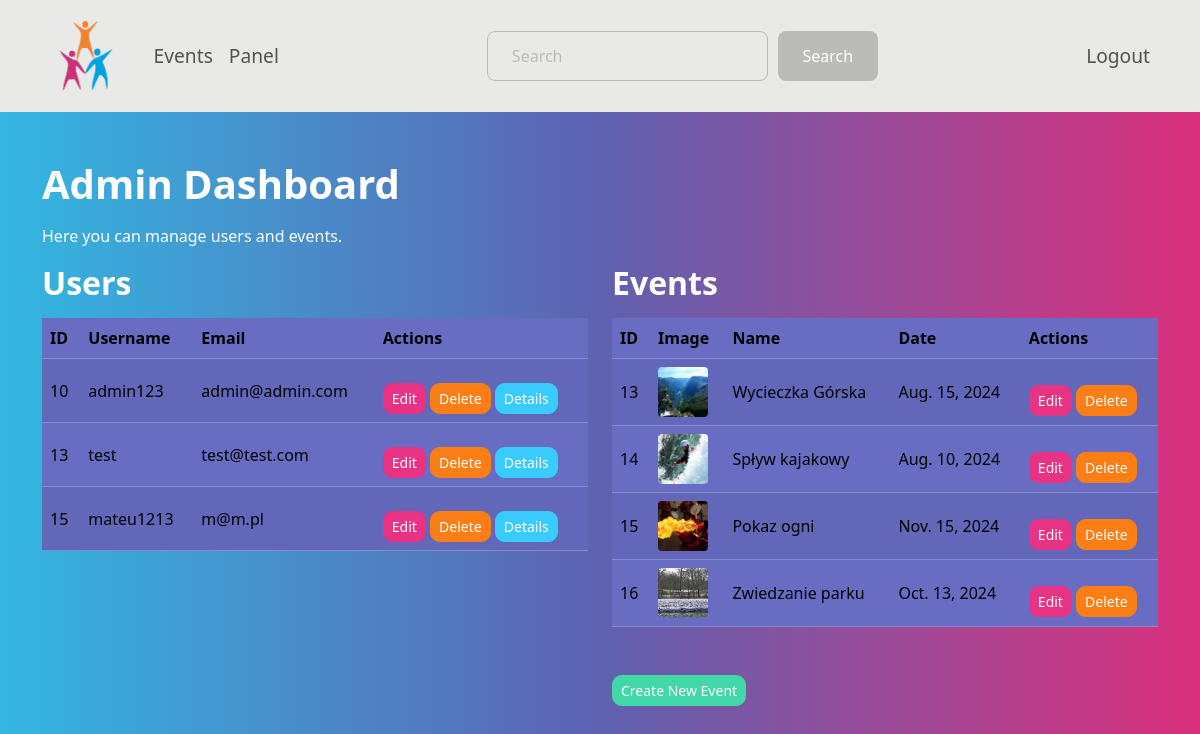
The app's page /dashboard/ (signed in), older data.
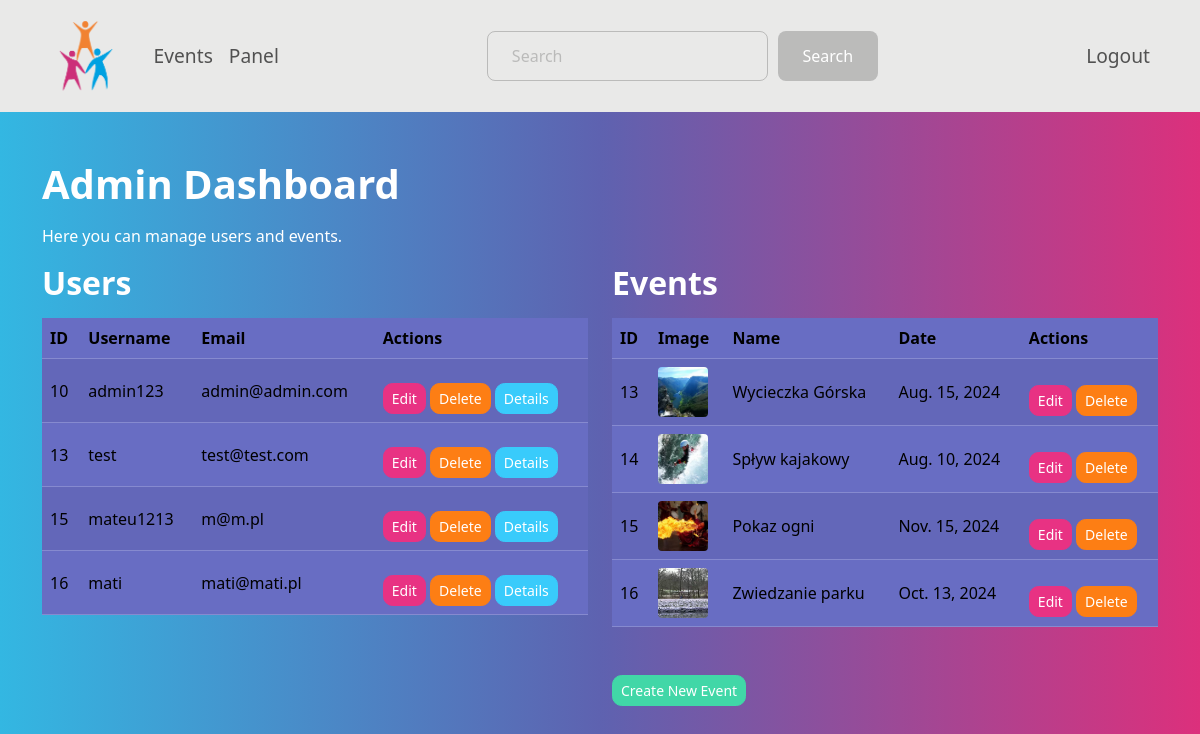
The same page, newer data.
### app/models.py (models this page shows, shortened)
class User(AbstractBaseUser, PermissionsMixin):
    user_ID = models.AutoField(primary_key=True)
    email = models.EmailField(max_length=50, unique=True)
    username = models.CharField(max_length=50)
    is_staff = models.BooleanField(default=False)
    role = models.CharField(max_length=50)
    USERNAME_FIELD = "email"
    REQUIRED_FIELDS = ["username"]
    objects = UserManager()

class Event(models.Model):
    event_ID = models.BigAutoField(primary_key=True)
    title = models.CharField(max_length=255)
    date = models.DateField()
    description = models.TextField()
    start_date = models.DateTimeField()
    end_date = models.DateTimeField()
    location = models.CharField(max_length=255)
    status = models.CharField(max_length=10, choices=[(status.value, status.name) for status in EventStatus])
    organizer_ID = models.ForeignKey(User, on_delete=models.CASCADE, to_field="user_ID")
    image = models.ImageField(upload_to='events/', null=True, blank=True)
    parent_event_ID = models.ForeignKey("self", on_delete=models.CASCADE, to_field="event_ID", null=True, blank=True)

### app/views.py (the view)
# urls.py: path('dashboard/', admin_dashboard, name='admin_dashboard'),
@login_required
@csrf_exempt
def admin_dashboard(request):
    User = get_user_model()
    users = User.objects.all()
    events = Event.objects.all()
    if request.method == 'POST':
        event_form = EventForm(request.POST)
        if event_form.is_valid():
            event_form.save()
            return redirect('admin_dashboard')
    else:
        event_form = EventForm()
    return render(request, 'admin_dashboard.html', {'users': users, 'events': events, 'event_form': event_form})

### app/forms.py
class EventForm(forms.ModelForm):
    date = forms.DateField(widget=forms.DateInput(attrs={'type': 'date', 'class': 'form-control'}, format='%Y-%m-%d'))
    start_date = forms.DateTimeField(widget=forms.DateTimeInput(attrs={'type': 'datetime-local', 'class': 'form-control'}, format='%Y-%m-%dT%H:%M'))
    end_date = forms.DateTimeField(widget=forms.DateTimeInput(attrs={'type': 'datetime-local', 'class': 'form-control'}, format='%Y-%m-%dT%H:%M'))
    class Meta:
        model = Event
        fields = ['title', 'date', 'description', 'start_date', 'end_date', 'location', 'status', 'organizer_ID', 'image', 'parent_event_ID']
        widgets = {
            'title': forms.TextInput(attrs={'class': 'form-control'}),
            'description': forms.Textarea(attrs={'class': 'form-control'}),
            'location': forms.TextInput(attrs={'class': 'form-control'}),
            'status': forms.Select(attrs={'class': 'form-select'}),
            'organizer_ID': forms.Select(attrs={'class': 'form-select'}),
            'parent_event_ID': forms.Select(attrs={'class': 'form-select'}),
            'image': forms.FileInput(attrs={'class': 'form-control'}),
        }

### app/templates/admin_dashboard.html (shortened to what this page needs)
{% extends "base.html" %}
{% load static %}
{% block content %}
<h1>Admin Dashboard</h1>
<p>Here you can manage users and events.</p>
<div class="row">
    <div class="col-md-6">
        <h2>Users</h2>
        <table class="table table-striped table-responsive">
            <thead>
                <tr>
                    <th>ID</th>
                    <th>Username</th>
                    <th>Email</th>
                    <th>Actions</th>
                </tr>
            </thead>
            <tbody>
                {% for user in users %}
                <tr>
                    <td>{{ user.user_ID }}</td>
                    <td>{{ user.username }}</td>
                    <td>{{ user.email }}</td>
                    <td>
                        <a href="{% url 'edit_user' user.user_ID %}" class="btn btn-primary btn-sm">Edit</a>
                        <a href="{% url 'delete_user' user.user_ID %}" class="btn btn-danger btn-sm">Delete</a>
                        <a href="{% url 'user_detail' user.user_ID %}" class="btn btn-info btn-sm">Details</a>
                    </td>
                </tr>
                {% endfor %}
            </tbody>
        </table>
    </div>
    <div class="col-md-6">
        <h2>Events</h2>
        <table class="table table-striped table-responsive">
            <thead>
                <tr>
                    <th>ID</th>
                    <th>Image</th>
                    <th>Name</th>
                    <th>Date</th>
                    <th>Actions</th>
                </tr>
            </thead>
            <tbody>
                {% for event in events %}
                <tr>
                    <td>{{ event.event_ID }}</td>
                    <td>
                        {% if event.image %}
                        <img src="{{ event.image.url }}" alt="{{ event.title }}" class="event-thumbnail">
                        {% else %}
                        <img src="{% static 'images/flower.jpg' %}" alt="Default Image" class="event-thumbnail">
                        {% endif %}
                    </td>
                    <td>{{ event.title }}</td>
                    <td>{{ event.date }}</td>
                    <td>
                        <a href="{% url 'edit_event' event.event_ID %}" class="btn btn-primary btn-sm">Edit</a>
                        <a href="{% url 'delete_event' event.event_ID %}" class="btn btn-danger btn-sm">Delete</a>
                    </td>
                </tr>
                {% endfor %}
            </tbody>
        </table>
        <a href="{% url 'create_event' %}" class="btn btn-success btn-sm mb-3">Create New Event</a>
    </div>
</div>
{% endblock %}

Row changes from the older to the newer data that the page shows:
added User: user_ID "16", username "mati", email "mati@mati.pl"
